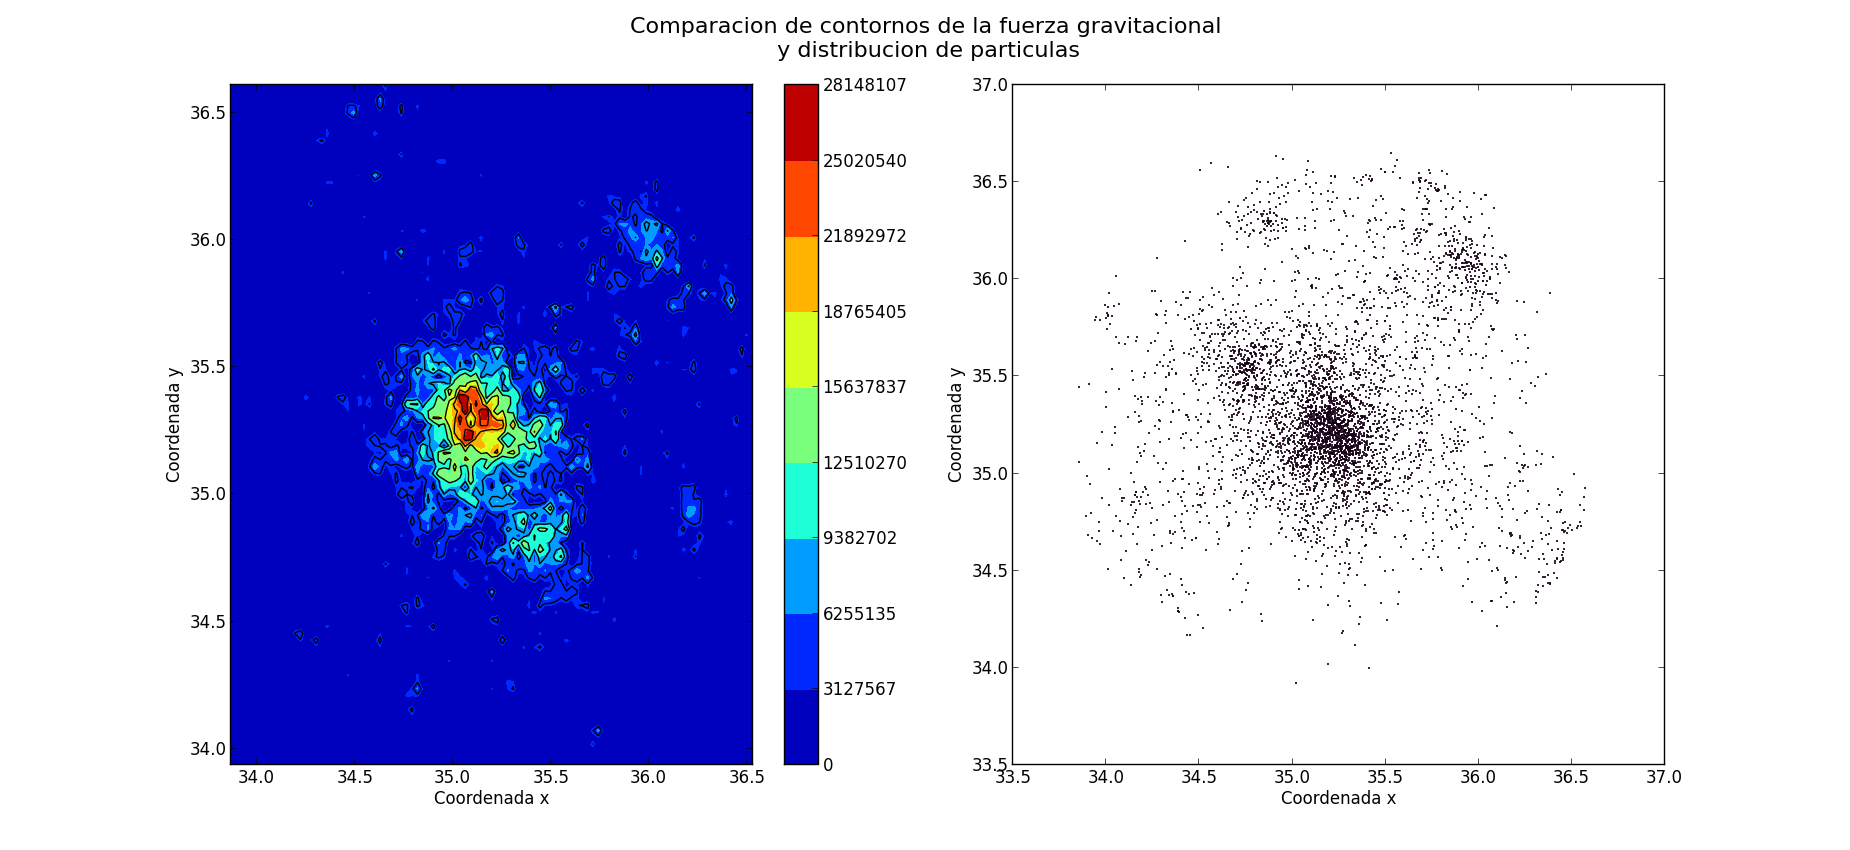

Reproduce this figure in Python.
import numpy as np 
import csv, os
import scipy.fftpack as fftp
import matplotlib.pyplot as plt


#Se reconstruye la informacion necesaria a partir del archivo forces.txt
with open('forces.txt','r') as f:
	raw_data = f.readlines()

def getValue(line):
	return line[line.index(")")+1:]
line = raw_data[0]
size = int(getValue(line))
line = raw_data[1]
min_x = float(getValue(line))
line = raw_data[2]
min_y = float(getValue(line))
line = raw_data[3]
min_z = float(getValue(line))
line = raw_data[4]
delta_x = float(getValue(line))
line = raw_data[5]
delta_y = float(getValue(line))
line = raw_data[6]
delta_z = float(getValue(line))


F = np.zeros((size-1,size-1,size-1))
for line in raw_data[7:]:
	i = line.index("(")
	f =	line.index(")")
	indexes = line[i+1:f].rsplit(",")
	value = line[f+1:]
	F[int(indexes[0]), int(indexes[1]), int(indexes[2])] = value

#Tambien es necesario las posiciones reales de los puntos
#Extraemos la informacion del archivo
with open('Serena-Venus.txt','r') as f:
	raw_data = f.readlines()

x_coord=[]
y_coord=[]
z_coord=[]

for line in raw_data:
	particle = line.split( )
	x_coord.append(float(particle[1]))
	y_coord.append(float(particle[2]))
	z_coord.append(float(particle[3]))

#Ahora encontramos el minimo y maximo
minimo = F.min()
maximo = F.max()

#Ahora encontramos la posicion del maximo y minimo 
minindex = np.where(F==minimo)
p_x = (minindex[0] + 0.5)*delta_x + min_x
p_y = (minindex[1] + 0.5)*delta_y + min_y
p_z = (minindex[2] + 0.5)*delta_z + min_z
posicion_min= [p_x, p_y, p_z]

maxindex = np.where(F==maximo)
p1_x = (maxindex[0]+ 0.5)*delta_x + min_x
p1_y = (maxindex[1] + 0.5)*delta_y + min_y
p1_z = (maxindex[2] + 0.5)*delta_z + min_z
posicion_max= [p1_x, p1_y, p1_z]

print(minimo)
print(maximo)

#Ahora queremos graficar en un plano 
F_proyeccion = F[:,:,0]
for i in range(1, size-1):
    F_proyeccion = F_proyeccion + F[:,:,i]


fig, axs = plt.subplots(1,2)
plt.figure(figsize=(12,8))
fig.suptitle("Comparacion de contornos de la fuerza gravitacional\n y distribucion de particulas", fontsize=16)
fig.set_size_inches(18.5,8.5)
x = np.zeros(size-1)
y = np.zeros(size-1)
for i in range(0,size-1):
	x[i] = (2*i+1)*0.5*delta_x + min_x
	y[i] = (2*i+1)*0.5*delta_y + min_y
levels = np.linspace(F_proyeccion.min(), F_proyeccion.max(), 10)
cs = axs[0].contourf(x, y, F_proyeccion, levels=levels, label="Gravitational Force")
fig.colorbar(cs, ax=axs[0], format="%.0f")
cs= axs[0].contour(x, y, F_proyeccion, 8, colors='black', linewidth=.5)
cs = axs[1].plot(x_coord, y_coord,'mo', markersize = 1, label="Particles")
axs[1].set_axis_bgcolor('white')

fig.savefig('plot.png')
